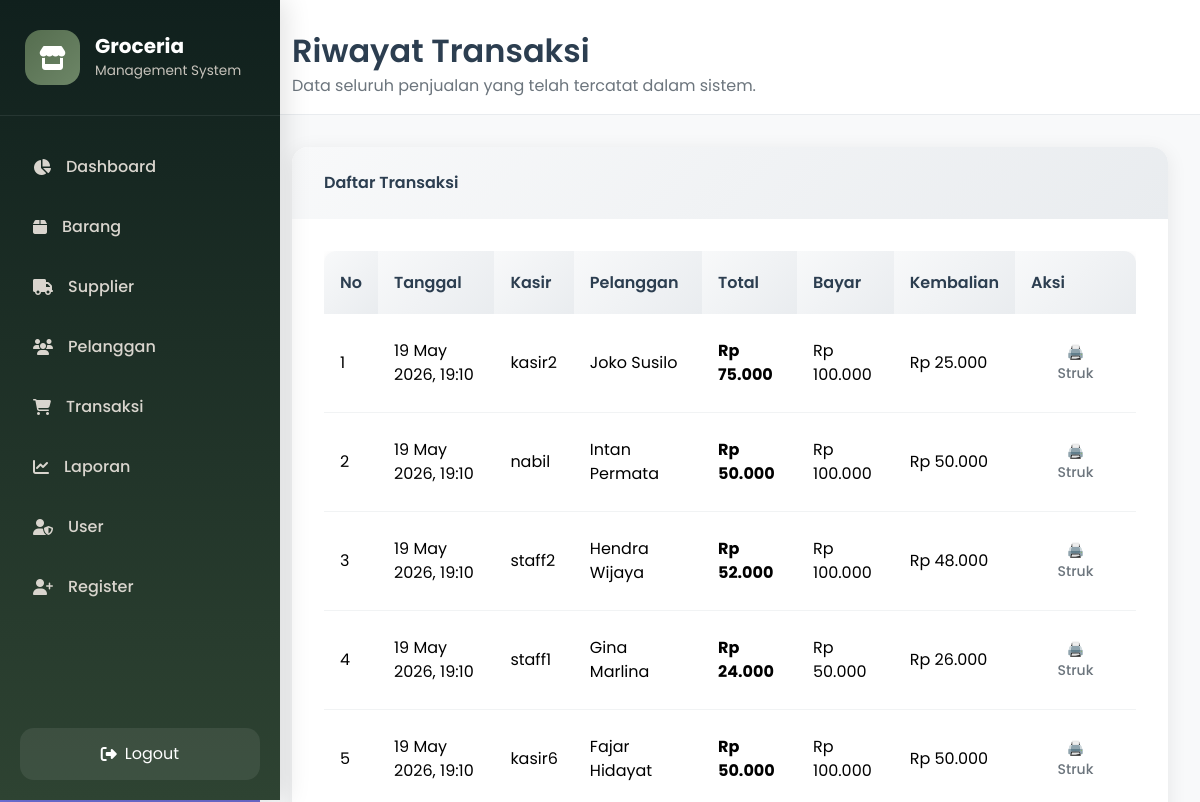
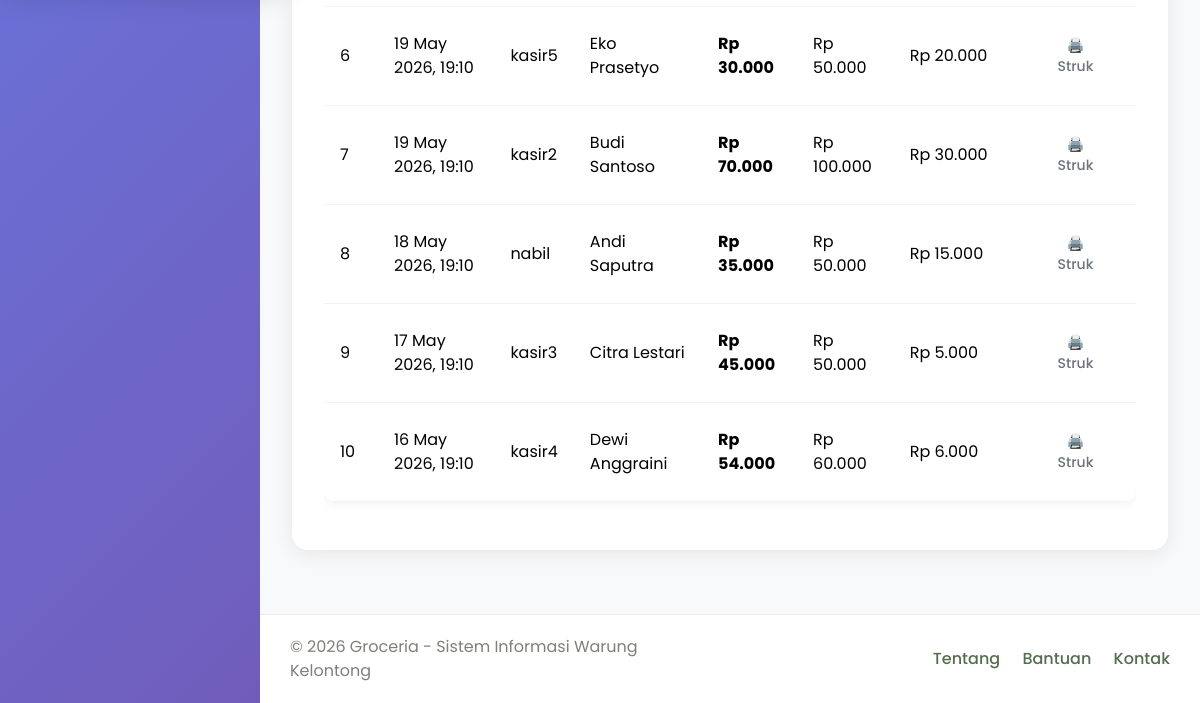
The app's page /transaksi/riwayat.php (signed in), older data (2 pictures, top to bottom).
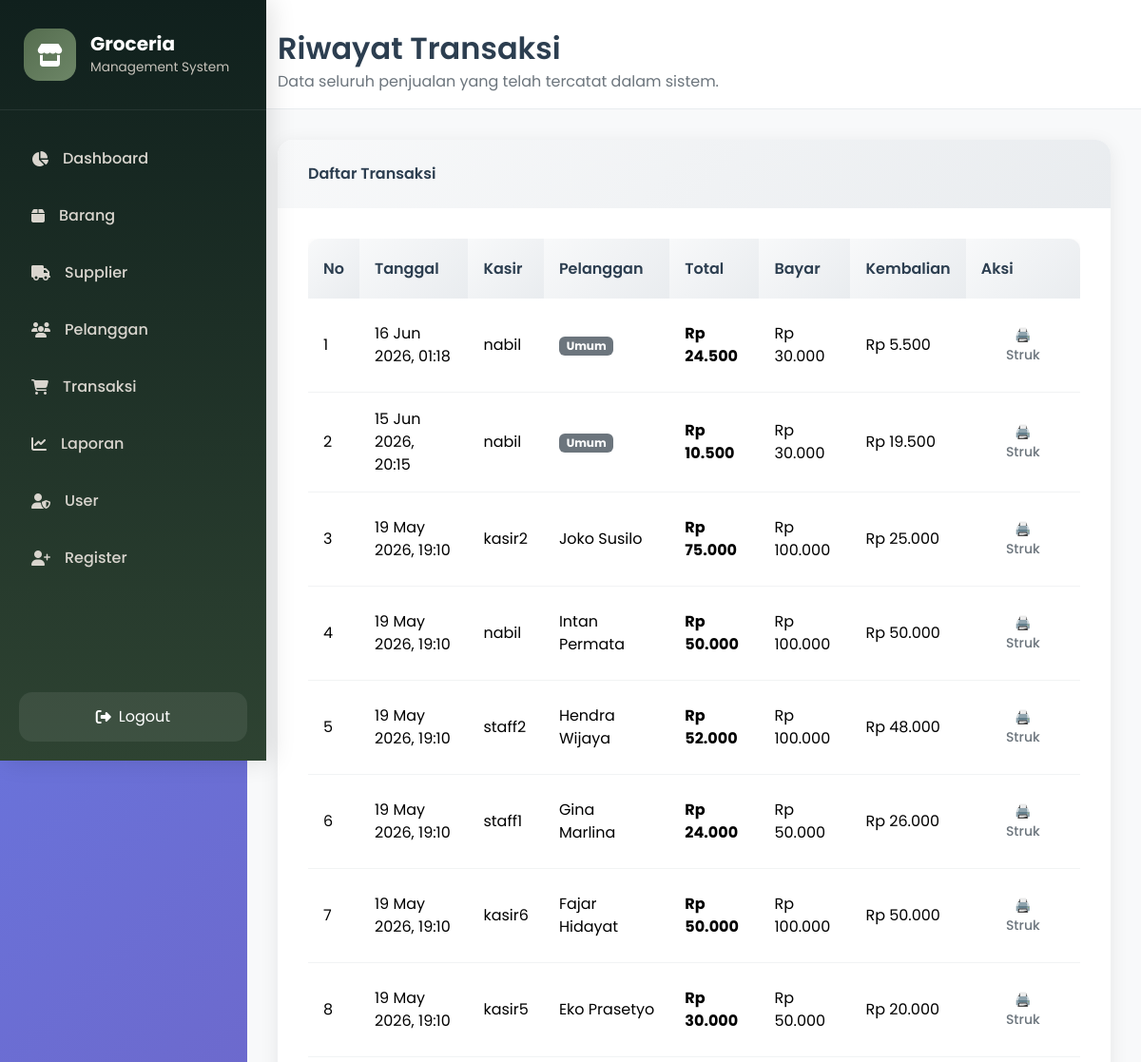
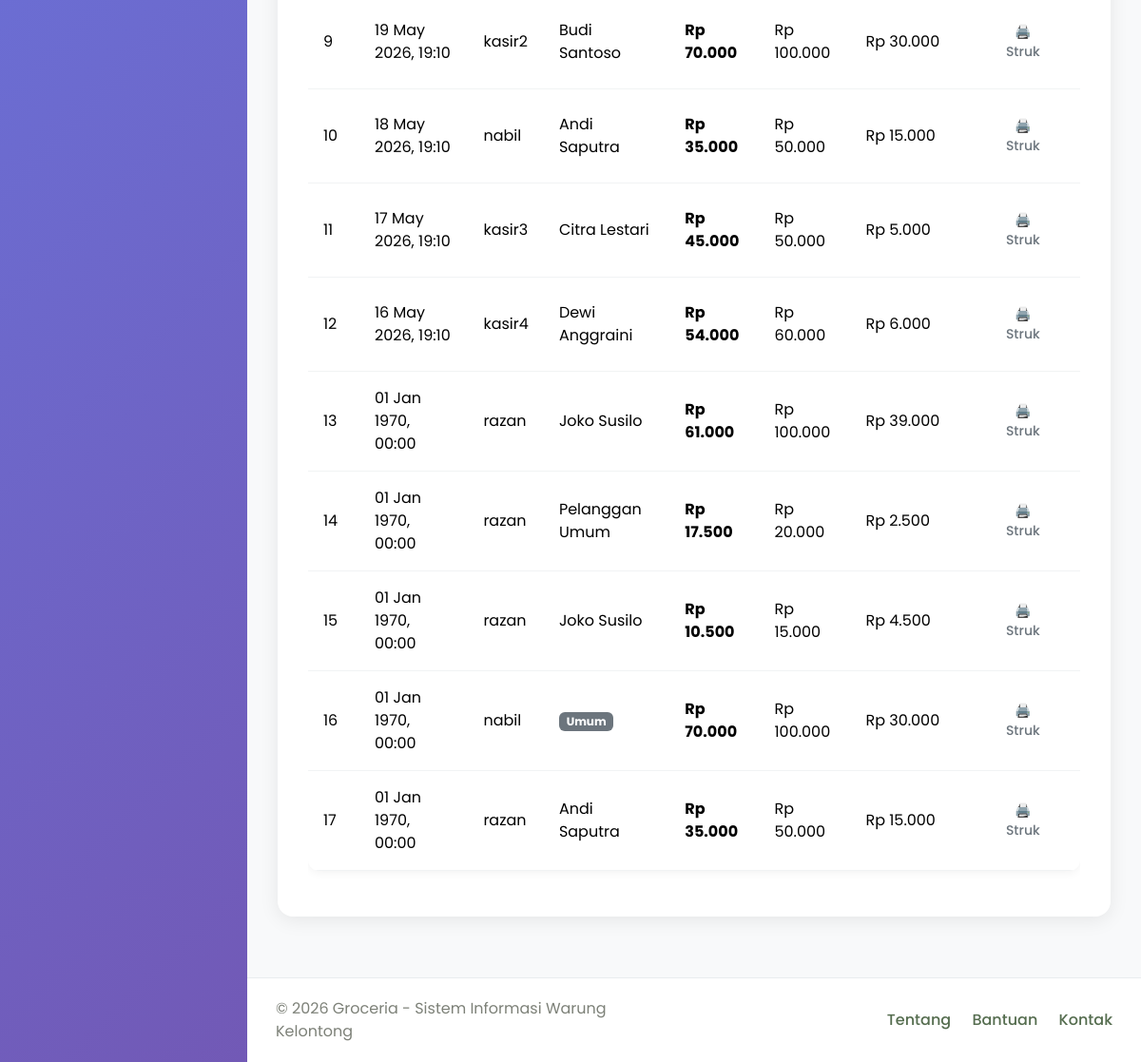
The same page, newer data (2 pictures, top to bottom).
### tables this page shows
CREATE TABLE `transaksi` (
  `id_transaksi` int(11) NOT NULL,
  `tanggal` datetime DEFAULT current_timestamp(),
  `id_pelanggan` int(11) DEFAULT NULL,
  `id_user` int(11) DEFAULT NULL,
  `total_harga` int(11) DEFAULT NULL,
  `diskon` int(11) DEFAULT 0,
  `total_bayar` int(11) DEFAULT 0,
  `poin_didapat` int(11) DEFAULT 0,
  `bayar` int(11) DEFAULT NULL,
  `kembalian` int(11) DEFAULT NULL
);

CREATE TABLE `user` (
  `id_user` int(11) NOT NULL,
  `email` varchar(100) DEFAULT NULL,
  `username` varchar(50) DEFAULT NULL,
  `password` varchar(255) DEFAULT NULL,
  `role` enum('admin','kasir') DEFAULT NULL
);

CREATE TABLE `pelanggan` (
  `id_pelanggan` int(11) NOT NULL,
  `nama_pelanggan` varchar(100) DEFAULT NULL,
  `alamat` text DEFAULT NULL,
  `no_hp` varchar(20) DEFAULT NULL,
  `poin_member` int(11) DEFAULT NULL
);

### transaksi/riwayat.php (the view, shortened to what this page needs)
<?php
require_once '../config/koneksi.php';
$query = "SELECT t.*, u.username, p.nama_pelanggan
          FROM transaksi t
          LEFT JOIN user u ON t.id_user = u.id_user
          LEFT JOIN pelanggan p ON t.id_pelanggan = p.id_pelanggan
          ORDER BY t.tanggal DESC";
$result = mysqli_query($conn, $query);
function formatRupiah($angka){
    return number_format($angka, 0, ',', '.');
}
?>
<!DOCTYPE html>
<html lang="id">
<head>
    <link href="https://cdn.jsdelivr.net/npm/bootstrap@5.3.3/dist/css/bootstrap.min.css" rel="stylesheet">
    <link href="https://cdnjs.cloudflare.com/ajax/libs/font-awesome/6.5.1/css/all.min.css" rel="stylesheet">
    <link rel="stylesheet" href="../assets/css/style.css">
</head>
<body>
    <div class="wrapper">
        <?php include '../templates/sidebar.php'; ?>
        <div class="main-content">
            <div class="content-header">
                <h1>Riwayat Transaksi</h1>
                <p>Data seluruh penjualan yang telah tercatat dalam sistem.</p>
            </div>
            <div class="content-body">
                <div class="card">
                    <div class="card-header">
                        Daftar Transaksi
                    </div>
                    <div class="card-body">
                        <div class="table-responsive">
                            <table class="table table-hover">
                                <thead>
                                    <tr>
                                        <th>No</th>
                                        <th>Tanggal</th>
                                        <th>Kasir</th>
                                        <th>Pelanggan</th>
                                        <th>Total</th>
                                        <th>Bayar</th>
                                        <th>Kembalian</th>
                                        <th>Aksi</th>
                                    </tr>
                                </thead>
                                <tbody>
                                    <?php
                                    $no = 1;
                                    if (mysqli_num_rows($result) > 0) {
                                        while($row = mysqli_fetch_assoc($result)):
                                            $grand_total = $row['total_harga'] - $row['diskon'];
                                    ?>
                                    <tr>
                                        <td><?= $no++ ?></td>
                                        <td><?= date('d M Y, H:i', strtotime($row['tanggal'])) ?></td>
                                        <td><?= htmlspecialchars($row['username']) ?></td>
                                        <td><?= $row['nama_pelanggan'] ? htmlspecialchars($row['nama_pelanggan']) : '<span class="badge bg-secondary">Umum</span>' ?></td>
                                        <td class="fw-bold">Rp <?= formatRupiah($grand_total) ?></td>
                                        <td>Rp <?= formatRupiah($row['bayar']) ?></td>
                                        <td>Rp <?= formatRupiah($row['kembalian']) ?></td>
                                        <td>
                                            <a href="cetak_struk.php?id=<?= $row['id_transaksi'] ?>" target="_blank" class="btn btn-sm btn-outline-secondary">
                                                🖨️ Struk
                                            </a>
                                        </td>
                                    </tr>
                                    <?php
                                        endwhile;
                                    } else {
                                        echo '<tr><td colspan="8" class="text-center">Belum ada transaksi.</td></tr>';
                                    }
                                    ?>
                                </tbody>
                            </table>
                        </div>
                    </div>
                </div>
            </div>
            <?php include '../templates/footer.php'; ?>
        </div> </div> </body>
</html>

Row changes from the older to the newer data that the page shows:
added transaksi: tanggal "16 Jun 2026, 01:18", id_user.username "nabil", shows "Umum", formatRupiah($grand_total) "24.500", bayar "30.000", kembalian "5.500"
added transaksi: tanggal "15 Jun 2026, 20:15", id_user.username "nabil", shows "Umum", formatRupiah($grand_total) "10.500", bayar "30.000", kembalian "19.500"
added transaksi: tanggal "01 Jan 1970, 00:00", id_user.username "razan", id_pelanggan.nama_pelanggan "Joko Susilo", formatRupiah($grand_total) "61.000", bayar "100.000", kembalian "39.000"
added transaksi: tanggal "01 Jan 1970, 00:00", id_user.username "razan", id_pelanggan.nama_pelanggan "Pelanggan Umum", formatRupiah($grand_total) "17.500", bayar "20.000", kembalian "2.500"
added transaksi: tanggal "01 Jan 1970, 00:00", id_user.username "razan", id_pelanggan.nama_pelanggan "Joko Susilo", formatRupiah($grand_total) "10.500", bayar "15.000", kembalian "4.500"
added transaksi: tanggal "01 Jan 1970, 00:00", id_user.username "nabil", shows "Umum", formatRupiah($grand_total) "70.000", bayar "100.000", kembalian "30.000"
added transaksi: tanggal "01 Jan 1970, 00:00", id_user.username "razan", id_pelanggan.nama_pelanggan "Andi Saputra", formatRupiah($grand_total) "35.000", bayar "50.000", kembalian "15.000"
